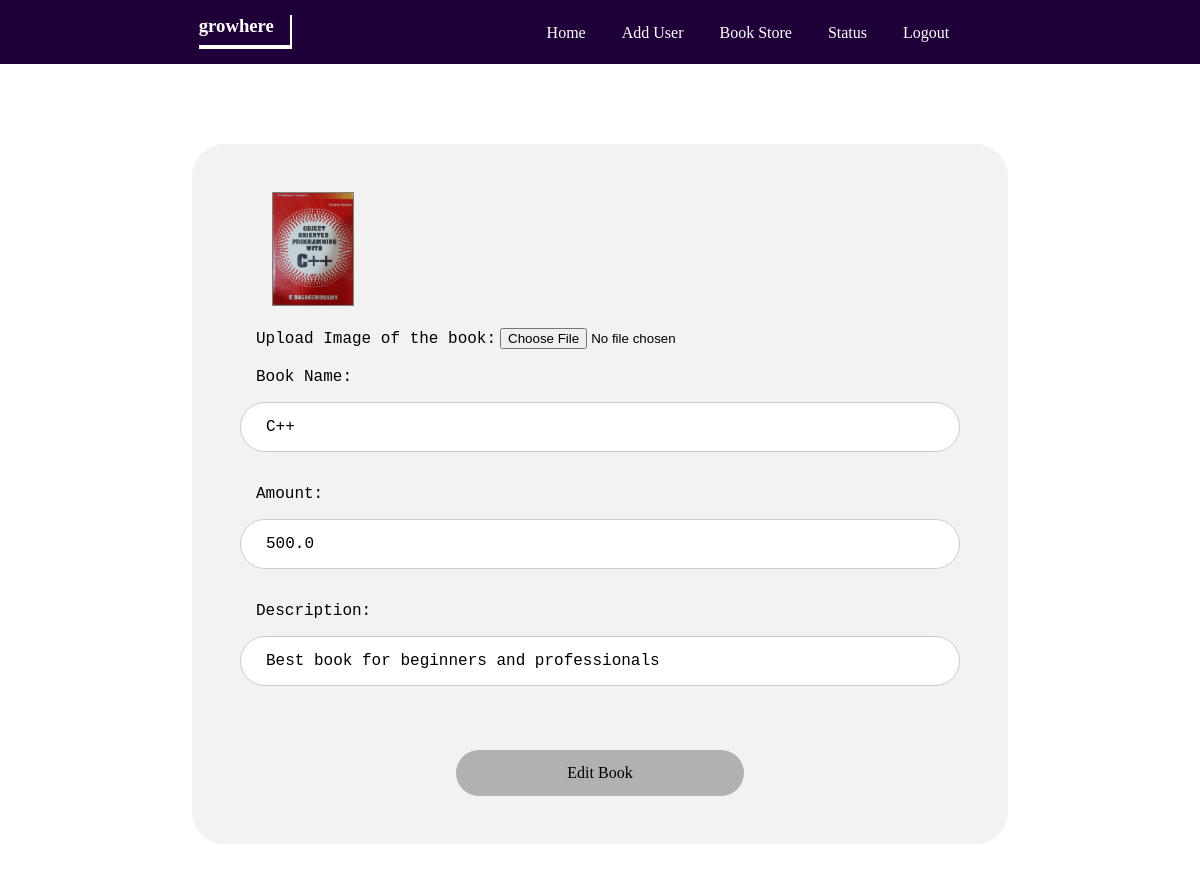
The page /custom_admin_panel/editBook/?book-id=1 on the database its author committed.
### bookstoreapp/models.py (models this page shows, shortened)
class Book(models.Model):
    name = models.CharField(max_length=100)
    amount = models.FloatField()
    description = models.TextField()
    image = models.ImageField(upload_to='image')

### custom_admin_panel/views.py (the view, shortened to what this page needs)
# urls.py: path('editBook/', views.editBook, name='editBook'),
def editBook(request):
    context = {}
    book_id = request.GET.get("book-id")
    request.session['book-id'] = book_id
    getBook = get_object_or_404(Book, id=book_id)
    context['book'] = getBook
    return render(request, 'editBookAdmin.html', context)

### templates/editBookAdmin.html (shortened to what this page needs)
{% extends 'base_admin.html' %}
{% load static %}
{% block link %}
<link rel="stylesheet" href="{% static 'css/styleBaseAdmin.css' %}">
<link rel="stylesheet" href="{% static 'css/styleEditBookAdmin.css' %}">
{% endblock %}
{% block content %}
<section>
    <div class="form">
        <form action="" method="post" enctype="multipart/form-data">
            {% if book.image %}
                <img src="{{book.image.url}}" alt="error" class="image">
            {% else %}
                <img src="{% static 'image/default-book.png' %}" alt="error" style="height: 60px;width: 60px;">
            {% endif %}
            <br><br>
            <label for="" class="label">Upload Image of the book:</label>
            <input type="file" name="image">
            <br><br>
            <label for="" class="label">Book Name:</label>
            <input type="text" name="name" class="text" value="{{book.name}}">
            <label for="" class="label">Amount: </label>
            <input type="number" name="amount" class="text" value="{{book.amount}}">
            <label for="" class="label">Description:</label>
            <input type="text" name="description" class="text" value="{{book.description}}">
            <div>
                <center>
                    <button type="submit" class="submit">Edit Book</button>
                </center>
            </div>
        </form>
    </div>
</section>
{% endblock %}

### static/css/styleBaseAdmin.css (style rules this page uses)
.body { padding: 0px; margin: 0px; }

### static/css/styleEditBookAdmin.css (style rules this page uses)
.text { width: 100%; padding: 15px 25px; margin-bottom: 2rem; display: inline-block; border: 1px solid #ccc; border-radius: 2rem; box-sizing: border-box; margin-top: 1rem; font-size: medium; font-family: cursive, monospace; }
.submit { background-color: rgb(177 177 177); padding: 14px 20px; border: none; border-radius: 2rem; cursor: pointer; width: 40%; margin: auto; margin-top: 2rem; font-size: medium; font-family: cursive; }
.form { border-radius: 2rem; background-color: #f2f2f2; padding: 3rem; width: 60%; margin: auto; margin-top: auto; margin-top: 5rem; margin-bottom: 4rem; }
.label { font-size: medium; font-family: cursive, monospace; padding-left: 1rem; }
.image { height: 7rem; width: 5rem; margin-left: 2rem; border: 1px solid gray; }

### rows shown on the page
Book: image (picture), name "C++", amount "500.0", description "Best book for beginners and professionals"
